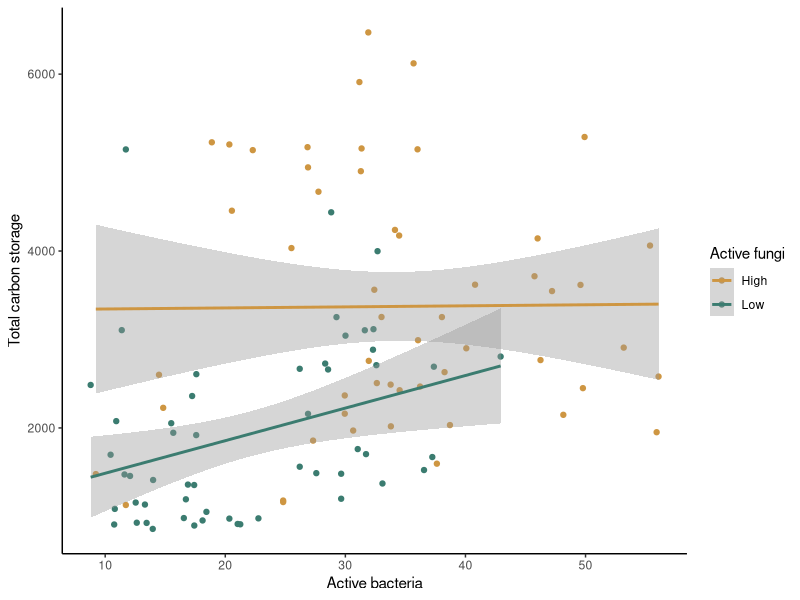
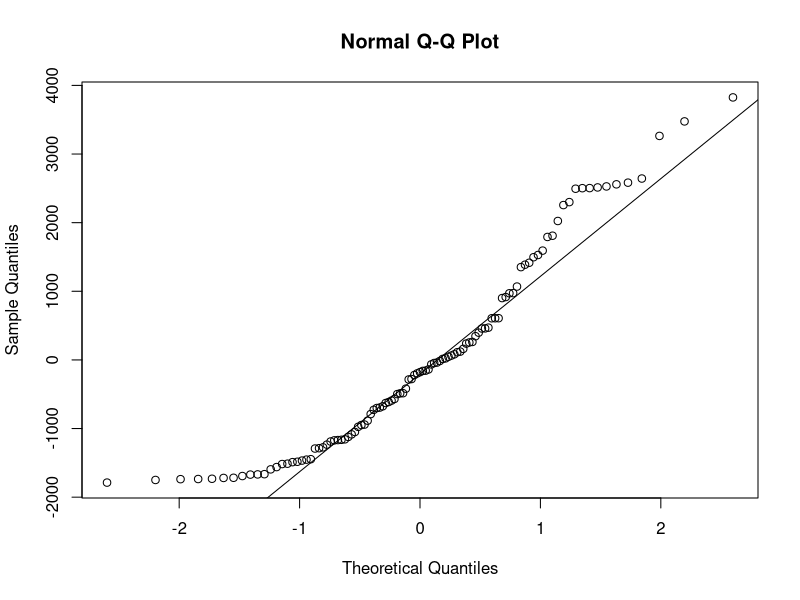
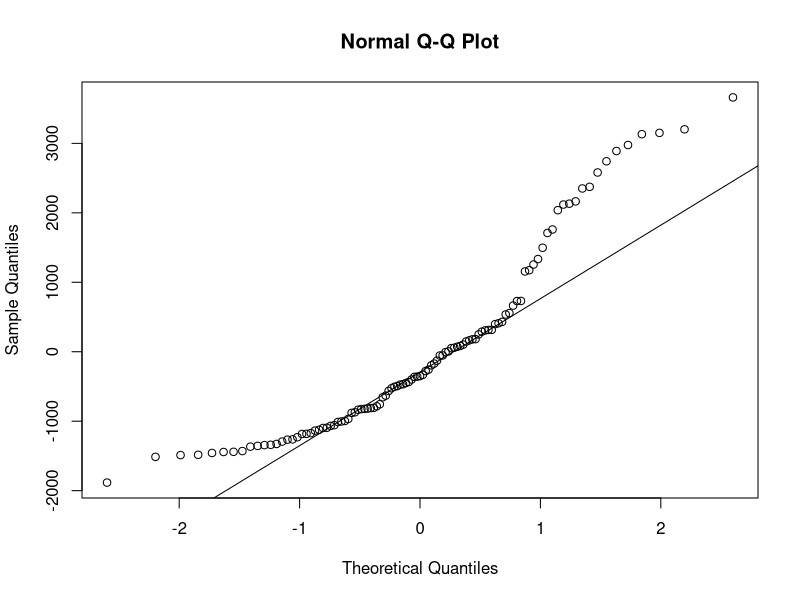
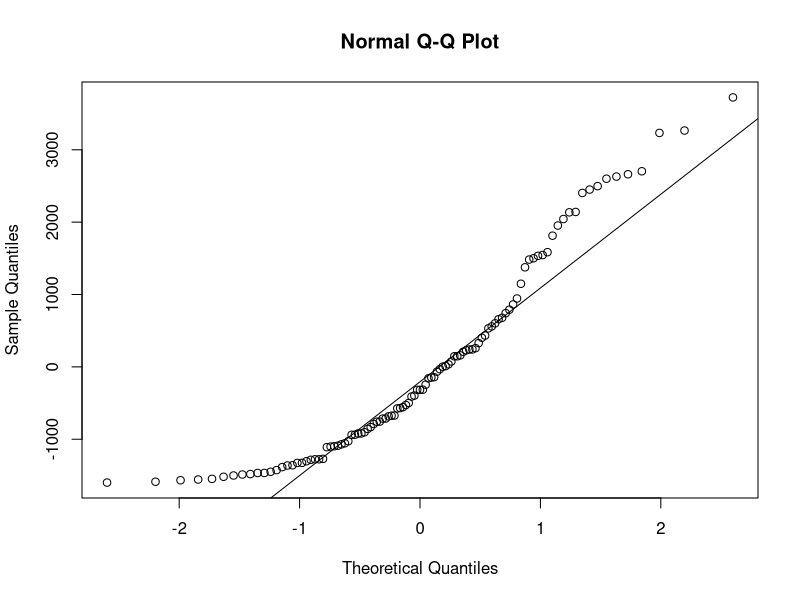
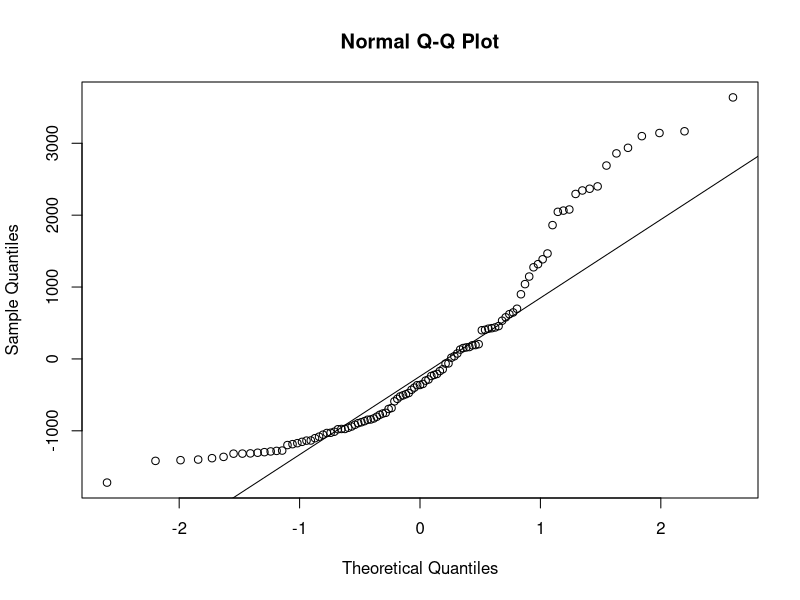
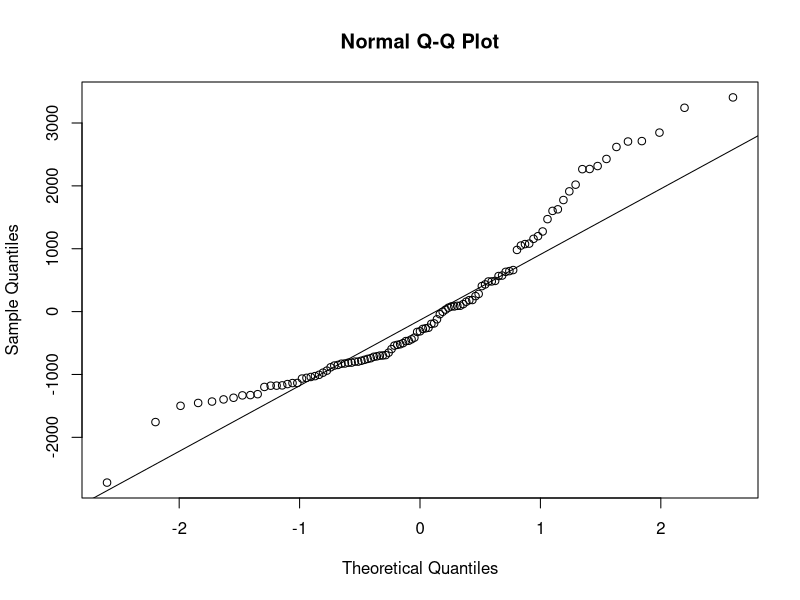
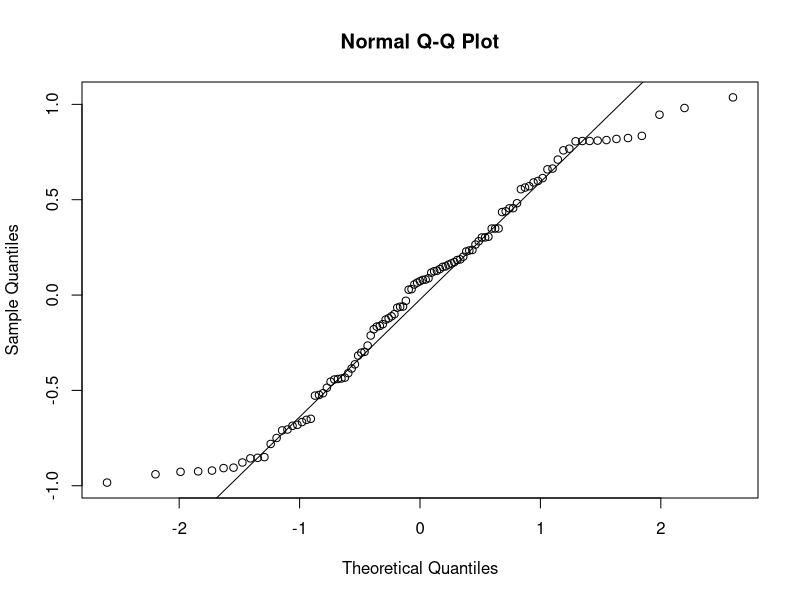
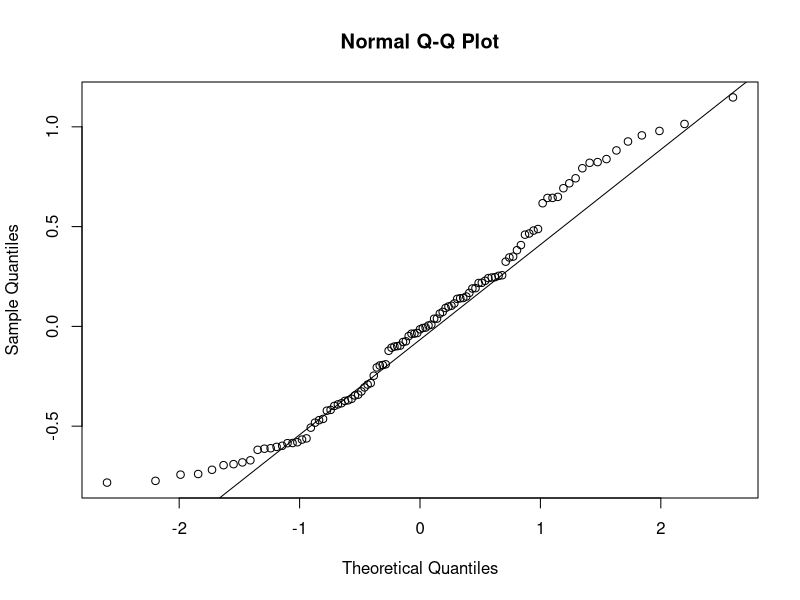

R code for these plots, in order:
## ---- chunk 1
knitr::opts_chunk$set(echo = TRUE)
## ---- chunk 2
carbon <- read.csv("carbon.csv")
## ---- chunk 3
library(tidyverse)

med <- median(carbon$Active_Fungi)
carbon <- mutate(carbon,Fungi_cat = ifelse(Active_Fungi > med, "High", "Low"))
## ---- chunk 4
ggplot(data=carbon, aes(x=Active_Bacteria,y=Tc,color=Fungi_cat)) +
  geom_point() +
  geom_smooth(method="lm") +
  scale_color_manual(values=c("#ce9642","#3b7c70")) +
  labs(x="Active bacteria", y="Total carbon storage",color="Active fungi") +
  theme_classic()
## ---- chunk 5
carbon_null <- lm(Tc ~ 1, data = carbon)
carbon_bac <- lm(Tc ~ Active_Bacteria, data = carbon)
carbon_fungi <- lm(Tc ~ Active_Fungi, data = carbon)
carbon_both <- lm(Tc ~ Active_Bacteria + Active_Fungi, data = carbon)
carbon_int <- lm(Tc ~ Active_Bacteria*Active_Fungi, data = carbon)
## ---- chunk 6
resid_null_carbon <- resid(carbon_null)
resid_bac_carbon <- resid(carbon_bac)
resid_fungi_carbon <- resid(carbon_fungi)
resid_both_carbon <- resid(carbon_both)
resid_int_carbon <- resid(carbon_int)
## ---- chunk 7
qqnorm(resid_null_carbon)
qqline(resid_null_carbon)

qqnorm(resid_bac_carbon)
qqline(resid_bac_carbon)

qqnorm(resid_fungi_carbon)
qqline(resid_fungi_carbon)

qqnorm(resid_both_carbon)
qqline(resid_both_carbon)

qqnorm(resid_int_carbon)
qqline(resid_int_carbon)
## ---- chunk 8
carbon_null <- lm(log(Tc) ~ 1, data = carbon)
carbon_bac <- lm(log(Tc) ~ Active_Bacteria, data = carbon)
carbon_fungi <- lm(log(Tc) ~ Active_Fungi, data = carbon)
carbon_both <- lm(log(Tc) ~ Active_Bacteria + Active_Fungi, data = carbon)
carbon_int <- lm(log(Tc) ~ Active_Bacteria*Active_Fungi, data = carbon)
## ---- chunk 9
resid_null_carbon <- resid(carbon_null)
resid_bac_carbon <- resid(carbon_bac)
resid_fungi_carbon <- resid(carbon_fungi)
resid_both_carbon <- resid(carbon_both)
resid_int_carbon <- resid(carbon_int)
## ---- chunk 10
qqnorm(resid_null_carbon)
qqline(resid_null_carbon)

qqnorm(resid_bac_carbon)
qqline(resid_bac_carbon)

qqnorm(resid_fungi_carbon)
qqline(resid_fungi_carbon)

qqnorm(resid_both_carbon)
qqline(resid_both_carbon)

qqnorm(resid_int_carbon)
qqline(resid_int_carbon)
## ---- chunk 11
AIC(carbon_null,carbon_bac,carbon_fungi,carbon_both,carbon_int)
## ---- chunk 12
butterfly <- read.csv("butterfly.csv")
## ---- chunk 13
ggplot(data=butterfly, aes(x=Temp,y=Endurance,color=Genotype)) +
  geom_point() +
  geom_smooth(method="lm") +
  scale_color_manual(values=c("#ce9642","#3b7c70","#3b3a3e")) +
  labs(x="Temperature") +
  theme_classic()
## ---- chunk 14
butter_null <- lm(Endurance ~ 1, data=butterfly)
butter_temp <- lm(Endurance ~ Temp, data=butterfly)
butter_geno <- lm(Endurance ~ Genotype, data=butterfly)
butter_both <- lm(Endurance ~ Temp + Genotype, data=butterfly)
butter_int <- lm(Endurance ~ Temp*Genotype, data=butterfly)
## ---- chunk 15
resid_null_butter <- resid(butter_null)
resid_temp_butter <- resid(butter_temp)
resid_geno_butter <- resid(butter_geno)
resid_both_butter <- resid(butter_both)
resid_int_butter <- resid(butter_int)
## ---- chunk 16
qqnorm(resid_null_butter)
qqline(resid_null_butter)

qqnorm(resid_temp_butter)
qqline(resid_temp_butter)

qqnorm(resid_geno_butter)
qqline(resid_geno_butter)

qqnorm(resid_both_butter)
qqline(resid_both_butter)

qqnorm(resid_int_butter)
qqline(resid_int_butter)
## ---- chunk 17
AIC(butter_null,butter_temp,butter_geno,butter_both,butter_int)
